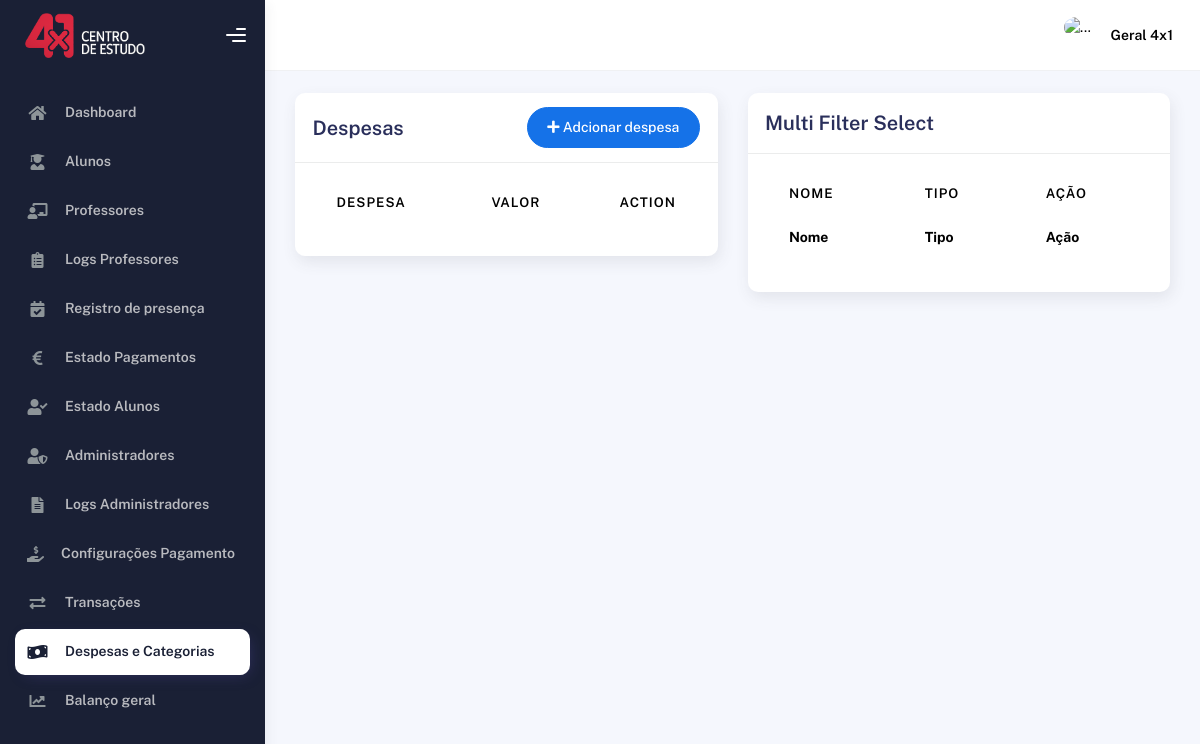
The page /despesas.php (signed in) on the database as committed earlier.
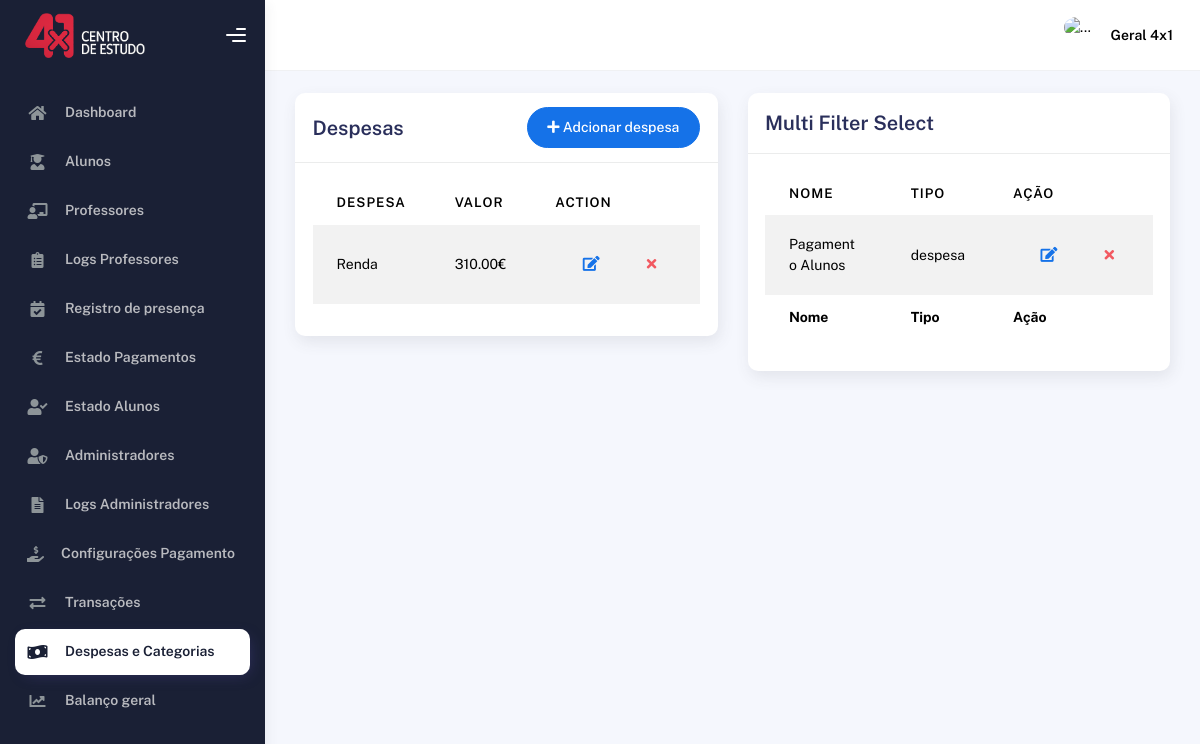
The same page on the database as committed later.
### tables this page shows
CREATE TABLE IF NOT EXISTS `despesas` (
  `id` int NOT NULL AUTO_INCREMENT,
  `despesa` text NOT NULL,
  `valor` decimal(10,2) NOT NULL,
  PRIMARY KEY (`id`)
);

CREATE TABLE IF NOT EXISTS `categorias` (
  `id` int NOT NULL AUTO_INCREMENT,
  `nome` text NOT NULL,
  `tipo` enum('receita','despesa') NOT NULL,
  PRIMARY KEY (`id`)
);

### despesas.php (the view, shortened to what this page needs)
<?php
	include('./head.php');
	$estouEm = 12;
?>
</head>
  <body>
    <div class="wrapper">
      <?php
        include('./sideBar.php');
      ?>
        <div class="container">
          	<div class="page-inner">
				<div class="row">
					<div class="col-md-6">
						<div class="card">
							<div class="card-header">
								<div class="d-flex align-items-center">
									<h4 class="card-title">Despesas</h4>
									<button
										class="btn btn-primary btn-round ms-auto"
										data-bs-toggle="modal"
										data-bs-target="#addRowModal"
									>
										<i class="fa fa-plus"></i>
										Adcionar despesa
									</button>
								</div>
							</div>
							<div class="card-body">
								<div class="table-responsive">
									<table
										id="add-row"
										class="display table table-striped table-hover"
									>
										<thead>
										<tr>
											<th>Despesa</th>
											<th>Valor</th>
											<th style="width: 10%">Action</th>
										</tr>
										</thead>
										<tbody>
											<?php
												$sql = "SELECT id, despesa, valor FROM despesas;";
												$result = $con->query($sql);
												if ($result->num_rows > 0) {
													while ($row = $result->fetch_assoc()) {
														?>
															<tr>
																<td><?php echo $row['despesa'] ?></td>
																<td><?php echo $row['valor'] ?>€</td>
																<td>
																	<div class="form-button-action">
																		<button
																		type="button"
																		data-bs-toggle="tooltip"
																		title=""
																		class="btn btn-link btn-primary btn-lg"
																		data-original-title="Edit Task"
																		>
																		<i class="fa fa-edit"></i>
																		</button>
																		<button
																		type="button"
																		data-bs-toggle="tooltip"
																		title=""
																		class="btn btn-link btn-danger"
																		data-original-title="Remove"
																		>
																		<i class="fa fa-times"></i>
																		</button>
																	</div>
																</td>
															</tr>
														<?php
													}
												}
											?>
										</tbody>
									</table>
								</div>
							</div>
						</div>
					</div>
					<div class="col-md-6">
						<div class="card">
							<div class="card-header">
								<h4 class="card-title">Multi Filter Select</h4>
							</div>
							<div class="card-body">
								<div class="table-responsive">
									<table
										id="multi-filter-select"
										class="display table table-striped table-hover"
									>
										<thead>
											<tr>
												<th>Nome</th>
												<th>Tipo</th>
												<th>Ação</th>
											</tr>
										</thead>
										<tfoot>
											<tr>
												<th>Nome</th>
												<th>Tipo</th>
												<th>Ação</th>
											</tr>
										</tfoot>
										<tbody>
											<?php
												$sql = "SELECT id, nome, tipo FROM categorias;";
												$result = $con->query($sql);
												if ($result->num_rows > 0) {
													while ($row = $result->fetch_assoc()) {
														?>
															<tr>
																<td><?php echo $row['nome'] ?></td>
																<td><?php echo $row['tipo'] ?></td>
																<td>
																	<div class="form-button-action">
																		<button
																		type="button"
																		data-bs-toggle="tooltip"
																		title=""
																		class="btn btn-link btn-primary btn-lg"
																		data-original-title="Edit Task"
																		>
																		<i class="fa fa-edit"></i>
																		</button>
																		<button
																		type="button"
																		data-bs-toggle="tooltip"
																		title=""
																		class="btn btn-link btn-danger"
																		data-original-title="Remove"
																		>
																		<i class="fa fa-times"></i>
																		</button>
																	</div>
																</td>
															</tr>
														<?php
													}
												}
											?>
										</tbody>
									</table>
								</div>
							</div>
						</div>
					</div>
				</div>
        	</div>
      	</div>
    </div>
  	</body>
</html>

### head.php (shortened to what this page needs)
<!DOCTYPE html>
<html lang="en">
<head>
    <link href="https://cdnjs.cloudflare.com/ajax/libs/font-awesome/6.0.0/css/all.min.css" rel="stylesheet">
    <link rel="stylesheet" href="assets/css/bootstrap.min.css" />
    <link rel="stylesheet" href="assets/css/plugins.min.css" />
    <link rel="stylesheet" href="assets/css/kaiadmin.min.css" />
</head>

### sideBar.php (shortened to what this page needs)
<div class="sidebar sidebar-style-2" data-background-color="dark">
    <div class="sidebar-logo">
        <div class="logo-header" data-background-color="dark">
            <a href="dashboard.php" class="logo">
                <img src="./images/LogoBranco4x1.png" alt="navbar brand" class="navbar-brand" height="45">
            </a>
            <div class="nav-toggle">
                <button class="btn btn-toggle toggle-sidebar">
                    <i class="gg-menu-right"></i>
                </button>
            </div>
        </div>
    </div>
    <div class="sidebar-wrapper scrollbar scrollbar-inner">
        <div class="sidebar-content">
        <ul class="nav nav-secondary">
            <li class="nav-item <?php echo ($estouEm == 1) ? 'active' : ''; ?>">
                <a href="dashboard.php">
                    <i class="fas fa-home"></i>
                    <p>Dashboard</p>
                </a>
            </li>
            <li class="nav-item <?php echo ($estouEm == 2) ? 'active' : ''; ?>">
                <a href="aluno.php">
                    <i class="fas fa-user-graduate"></i>
                    <p>Alunos</p>
                </a>
            </li>
            <?php if ($_SESSION["tipo"] == "administrador") { ?>
                <li class="nav-item <?php echo ($estouEm == 3) ? 'active' : ''; ?>">
                    <a href="professor.php">
                        <i class="fas fa-chalkboard-teacher"></i>
                        <p>Professores</p>
                    </a>
                </li>
                <li class="nav-item <?php echo ($estouEm == 4) ? 'active' : ''; ?>">
                    <a href="professorLogs.php">
                        <i class="fas fa-clipboard-list"></i>
                        <p>Logs Professores</p>
                    </a>
                </li>
            <?php } ?>
            <li class="nav-item <?php echo ($estouEm == 5) ? 'active' : ''; ?>">
                <a href="presenca.php">
                    <i class="fas fa-calendar-check"></i>
                    <p>Registro de presença</p>
                </a>
            </li>
            <li class="nav-item <?php echo ($estouEm == 6) ? 'active' : ''; ?>">
                <a href="pagamentoEstado.php">
                    <i class="fas fa-euro-sign"></i>
                    <p>Estado Pagamentos</p>
                </a>
            </li>
            <li class="nav-item <?php echo ($estouEm == 7) ? 'active' : ''; ?>">
                <a href="estadoAlunos.php">
                    <i class="fas fa-user-check"></i>
                    <p>Estado Alunos</p>
                </a>
            </li>
            <?php if ($_SESSION["tipo"] == "administrador") { ?>
                <li class="nav-item <?php echo ($estouEm == 8) ? 'active' : ''; ?>">
                    <a href="admin.php">
                        <i class="fas fa-user-shield"></i>
                        <p>Administradores</p>
                    </a>
                </li>
                <li class="nav-item <?php echo ($estouEm == 9) ? 'active' : ''; ?>">
                    <a href="adminLogs.php">
                        <i class="fas fa-file-alt"></i>
                        <p>Logs Administradores</p>
                    </a>
                </li>
                <li class="nav-item <?php echo ($estouEm == 10) ? 'active' : ''; ?>">
                    <a href="pagamentoConfig.php">
                        <i class="fas fa-hand-holding-usd"></i>
                        <p>Configurações Pagamento</p>
                    </a>
                </li>
                <li class="nav-item <?php echo ($estouEm == 11) ? 'active' : ''; ?>">
                    <a href="transacoes.php">
                        <i class="fas fa-exchange-alt"></i>
                        <p>Transações</p>
                    </a>
                </li>
                <li class="nav-item <?php echo ($estouEm == 12) ? 'active' : ''; ?>">
                    <a href="despesas.php">
                        <i class="fas fa-money-bill-wave"></i>
                        <p>Despesas e Categorias</p>
                    </a>
                </li>
                <li class="nav-item <?php echo ($estouEm == 13) ? 'active' : ''; ?>">
                    <a href="balancoGeral.php">
                        <i class="fas fa-chart-line"></i>
                        <p>Balanço geral</p>
                    </a>
                </li>
            <?php } ?>
        </ul>
        </div>
    </div>
    </div>
<div class="main-panel">
    <div class="main-header">
        <nav
        class="navbar navbar-header navbar-header-transparent navbar-expand-lg border-bottom"
        >
        <div class="container-fluid">
            <ul class="navbar-nav topbar-nav ms-md-auto align-items-center">
            <li class="nav-item topbar-user dropdown hidden-caret">
                <a
                class="dropdown-toggle profile-pic"
                data-bs-toggle="dropdown"
                href="#"
                aria-expanded="false"
                >
                <div class="avatar-sm">
                    <img
                    src="<?php echo $_SESSION['img']; ?>"
                    alt="..."
                    class="avatar-img rounded-circle"
                    />
                </div>
                <span class="profile-username">
                    <span class="fw-bold"><?php echo $_SESSION['nome']; ?></span>
                </span>
                </a>
            </li>
            </ul>
        </div>
        </nav>
    </div>

Rows that differ between the two databases and show on the page:
added despesas: despesa "Renda", valor "310.00"
added categorias: nome "Pagamento Alunos", tipo "despesa"
